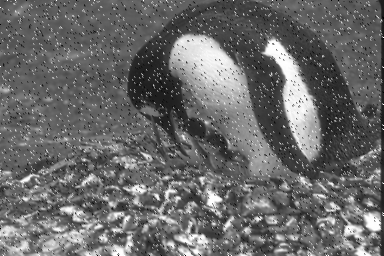
#> input picture assets/kuwahara3.png, 384 x 256 px
$ python Projeto-finalizado.py
#> lines starting #> are read from the running program, lines starting #| are printed output that depends on the picture
import cv2
import matplotlib.pyplot as plt
from math import log
#Filtro da medianna
def faz_matriz(l,c, canal): #linhas, colunas e canal
    m = []
    for i in range(l):
        m.append([])
        for j in range(c):
            m[i].append(img.item(i,j, canal))
    return m

# [145 lines left out: functions calcula_mediana, pixel_to_mediana, calcula_media, pixel_to_media, kuwahara, kuwahara_3x3, not called in this run]


#E
#for c in range(img.shape[2]):
#  pixel_to_mediana(c)

#Histograma

def pixels_de_matriz(canal):
    m= [] #lista com todos os pixels de um determinado canal
    for i in range(linhas):
        for j in range(colunas):
            m.append(img.item(i,j,canal))
    return m

# [9 lines left out: function PSNR, not called in this run]


def histograma (pixelsR,pixelsG,pixelsB):
        plt.subplot(221),plt.hist(pixelsR, bins=range(256), color='r'), plt.title('R')
        plt.xticks(), plt.yticks()
        plt.subplot(222), plt.hist(pixelsG, bins=range(256),color='g'), plt.title('G')
        plt.xticks(), plt.yticks()
        plt.subplot(223), plt.hist(pixelsB, bins=range(256),color='b'), plt.title('B')
        plt.xticks(), plt.yticks()
        plt.subplot(224), plt.hist(pixelsB, bins=range(256),color='b'), plt.hist(pixelsG, bins=range(256),color='g'), plt.hist(pixelsR, bins=range(256), color='r'),plt.title('RGB')
        plt.xticks(), plt.yticks()
        plt.show()

def psnr_total(mB,mG,mR):
    p =(PSNR(mB,matrizBO)+PSNR(mG,matrizGO)+PSNR(mR,matrizRO))/3
    return p

#for i in range(img.shape[2]):
#  pixels_de_matriz(linhas,colunas,i)


while True:
    try:
        nome_img = input('Nome da imagem: ').lower()
#> the answer given: assets/kuwahara3.png
        img = cv2.imread(nome_img)
#> img is the input picture: shape (256, 384, 3); min 0, max 255, mean 105.6
        tamanho = img.shape
#> tamanho = (256, 384, 3)
        break
    except AttributeError:
        print('Coloque uma imagem presente na pasta do programa!')

linhas = img.shape[0]
#> linhas = 256
colunas = img.shape[1]
#> colunas = 384

matrizBO = faz_matriz(linhas,colunas,0)
#> after the loop in faz_matriz, `for i in range(l):`: m = 256 items
#> matrizBO = 256 items
matrizGO = faz_matriz(linhas,colunas,1)
#> matrizGO = 256 items
matrizRO = faz_matriz(linhas,colunas,2)
#> matrizRO = 256 items

Pr = pixels_de_matriz(2)
#> after the loop in pixels_de_matriz, `for i in range(linhas):`: m = 98304 items
#> Pr = 98304 items
Pg = pixels_de_matriz(1)
#> Pg = 98304 items
Pb = pixels_de_matriz(0)
#> Pb = 98304 items

histograma(Pr,Pg,Pb)
#> in histograma, `plt.show()`:
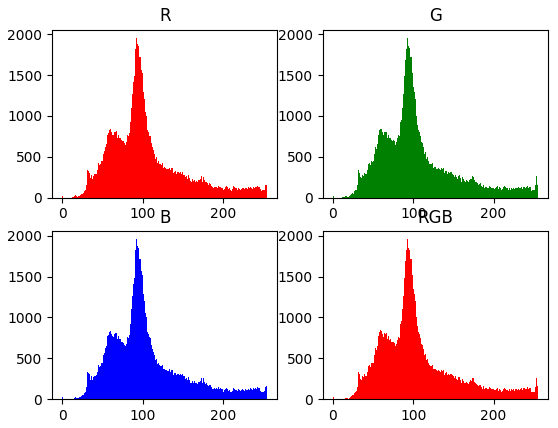
#> figure drawn by matplotlib, 4 panels; panel 1: tallest bar 1958 high, from x = 92 to 93; panel 2: tallest bar 1958 high, from x = 92 to 93; panel 3: tallest bar 1958 high, from x = 92 to 93; panel 4: tallest bar 1958 high, from x = 92 to 93

while True:
#> (the run stopped early here; a loop or call above may not have finished)
